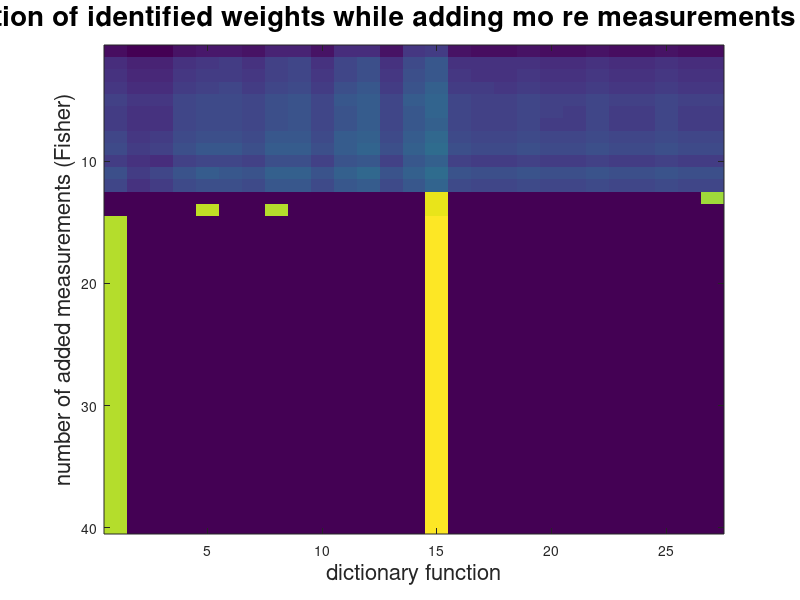

The MATLAB source for this figure: (Note: this script raises an error after producing the figure.)
% Housekeeping
clc;
clear;
close all;

%% Load checkpoint
addpath('checkpoints');
load('run_18-May-2018_40_1.mat')
rmpath('checkpoints');
load('colormapStore');

% TODO: Nonlinear assignments to color map for zero
% TODO: log scale or pruning the matrix?
%% Read matrix
for i=1:length(SNR)
    %     estimateMatrix = log10(abs(squeeze(estimate(i,1,1:40,:,1))));
    %     estimateMatrix(abs(estimateMatrix) == Inf) = 0;
    %     estimateMatrix = estimateMatrix;
    estimateMatrix = log10(abs(squeeze(estimate(i,1,1:40,:,1))));
    %     estimateMatrix(1:40,:) = estimateMatrix./norm(estimateMatrix(1:40,:));
    %     estimateMatrix = abs(5*log10(abs(estimateMatrix)));
    %     estimateMatrix(abs(estimateMatrix) == Inf) = 0;
    figure;
    
    imagesc(estimateMatrix);
    xlabel('dictionary function', 'FontSize', 16);
    ylabel('number of added measurements (Fisher)', 'FontSize', 16);
    title(['Evolution of identified weights while adding mo re measurements SNR=', num2str(SNR(i))], ...,
        'FontSize', 20);
    run('figureFormatter');
    grid off;
    colormap(mycmap);
    caxis([-20 10])
    colorbar;
    
    % Explicit color assignments
    colorMatrix = zeros(size(estimateMatrix,1),size(estimateMatrix,2),3);
    [x,y] = ind2sub(size(estimateMatrix),find(estimateMatrix == 0));
    
    for j=1:length(x)
        colorMatrix(x(j),y(j),1) = 1;
        % disp([num2str(x(j)), '_', num2str(y(k))]);
    end
    figure;
    surf(1:27,1:40,estimateMatrix,colorMatrix,'LineStyle', 'none');
    set(gca,'Ydir','reverse')
    axis image;
    view(2);
    [X, map] = rgb2ind(colorMatrix,1024);
    colormap(map);
    colorbar;
    
end
